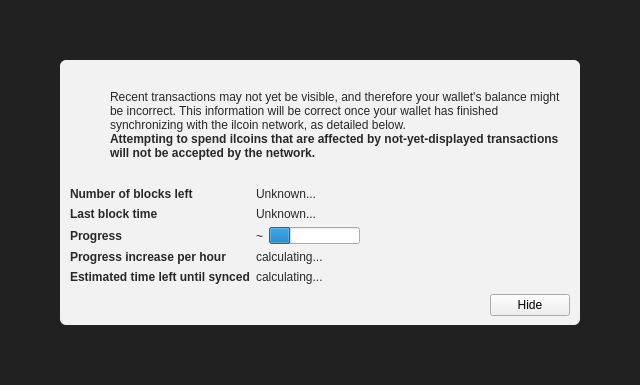
<?xml version="1.0" encoding="UTF-8"?>
<ui version="4.0">
 <class>ModalOverlay</class>
 <widget class="ModalOverlay" name="ModalOverlay">
  <property name="geometry">
   <rect>
    <x>0</x>
    <y>0</y>
    <width>640</width>
    <height>385</height>
   </rect>
  </property>
  <property name="windowTitle">
   <string>Form</string>
  </property>
  <layout class="QVBoxLayout" name="verticalLayout" stretch="0">
   <property name="sizeConstraint">
    <enum>QLayout::SetDefaultConstraint</enum>
   </property>
   <property name="leftMargin">
    <number>0</number>
   </property>
   <property name="topMargin">
    <number>0</number>
   </property>
   <property name="rightMargin">
    <number>0</number>
   </property>
   <property name="bottomMargin">
    <number>0</number>
   </property>
   <item>
    <widget class="QWidget" name="bgWidget" native="true">
     <property name="styleSheet">
      <string notr="true">#bgWidget { background: rgba(0,0,0,220); }</string>
     </property>
     <layout class="QVBoxLayout" name="verticalLayoutMain" stretch="1">
      <property name="leftMargin">
       <number>60</number>
      </property>
      <property name="topMargin">
       <number>60</number>
      </property>
      <property name="rightMargin">
       <number>60</number>
      </property>
      <property name="bottomMargin">
       <number>60</number>
      </property>
      <item>
       <widget class="QWidget" name="contentWidget" native="true">
        <property name="styleSheet">
         <string notr="true">#contentWidget { background: rgba(255,255,255,240); border-radius: 6px; }

QLabel { color: rgb(40,40,40);  }</string>
        </property>
        <layout class="QVBoxLayout" name="verticalLayoutSub" stretch="1,0,0,0">
         <property name="spacing">
          <number>0</number>
         </property>
         <property name="leftMargin">
          <number>10</number>
         </property>
         <property name="topMargin">
          <number>10</number>
         </property>
         <property name="rightMargin">
          <number>10</number>
         </property>
         <property name="bottomMargin">
          <number>10</number>
         </property>
         <item>
          <layout class="QHBoxLayout" name="horizontalLayoutIconText" stretch="0,1">
           <property name="topMargin">
            <number>20</number>
           </property>
           <item>
            <layout class="QVBoxLayout" name="verticalLayoutIcon">
             <property name="leftMargin">
              <number>0</number>
             </property>
             <item>
              <widget class="QPushButton" name="warningIcon">
               <property name="enabled">
                <bool>false</bool>
               </property>
               <property name="text">
                <string/>
               </property>
               <property name="icon">
                <iconset>
                 <normaloff>:/icons/warning</normaloff>
                 <disabledoff>:/icons/warning</disabledoff>:/icons/warning</iconset>
               </property>
               <property name="iconSize">
                <size>
                 <width>48</width>
                 <height>48</height>
                </size>
               </property>
               <property name="flat">
                <bool>true</bool>
               </property>
              </widget>
             </item>
             <item>
              <spacer name="verticalSpacerWarningIcon">
               <property name="orientation">
                <enum>Qt::Vertical</enum>
               </property>
               <property name="sizeHint" stdset="0">
                <size>
                 <width>20</width>
                 <height>40</height>
                </size>
               </property>
              </spacer>
             </item>
            </layout>
           </item>
           <item>
            <layout class="QVBoxLayout" name="verticalLayoutInfoText">
             <property name="leftMargin">
              <number>0</number>
             </property>
             <property name="topMargin">
              <number>0</number>
             </property>
             <item>
              <widget class="QLabel" name="infoText">
               <property name="text">
                <string>Recent transactions may not yet be visible, and therefore your wallet's balance might be incorrect. This information will be correct once your wallet has finished synchronizing with the ilcoin network, as detailed below.</string>
               </property>
               <property name="textFormat">
                <enum>Qt::RichText</enum>
               </property>
               <property name="wordWrap">
                <bool>true</bool>
               </property>
              </widget>
             </item>
             <item>
              <widget class="QLabel" name="infoTextStrong">
               <property name="font">
                <font>
                 <weight>75</weight>
                 <bold>true</bold>
                </font>
               </property>
               <property name="text">
                <string>Attempting to spend ilcoins that are affected by not-yet-displayed transactions will not be accepted by the network.</string>
               </property>
               <property name="textFormat">
                <enum>Qt::RichText</enum>
               </property>
               <property name="wordWrap">
                <bool>true</bool>
               </property>
              </widget>
             </item>
             <item>
              <spacer name="verticalSpacerInTextSpace">
               <property name="orientation">
                <enum>Qt::Vertical</enum>
               </property>
               <property name="sizeHint" stdset="0">
                <size>
                 <width>20</width>
                 <height>40</height>
                </size>
               </property>
              </spacer>
             </item>
            </layout>
           </item>
          </layout>
         </item>
         <item>
          <spacer name="verticalSpacerAfterText">
           <property name="orientation">
            <enum>Qt::Vertical</enum>
           </property>
           <property name="sizeHint" stdset="0">
            <size>
             <width>20</width>
             <height>40</height>
            </size>
           </property>
          </spacer>
         </item>
         <item>
          <layout class="QFormLayout" name="formLayout">
           <property name="fieldGrowthPolicy">
            <enum>QFormLayout::FieldsStayAtSizeHint</enum>
           </property>
           <property name="horizontalSpacing">
            <number>6</number>
           </property>
           <property name="verticalSpacing">
            <number>6</number>
           </property>
           <property name="topMargin">
            <number>10</number>
           </property>
           <item row="0" column="0">
            <widget class="QLabel" name="labelNumberOfBlocksLeft">
             <property name="font">
              <font>
               <weight>75</weight>
               <bold>true</bold>
              </font>
             </property>
             <property name="text">
              <string>Number of blocks left</string>
             </property>
            </widget>
           </item>
           <item row="0" column="1">
            <widget class="QLabel" name="numberOfBlocksLeft">
             <property name="text">
              <string>Unknown...</string>
             </property>
            </widget>
           </item>
           <item row="1" column="0">
            <widget class="QLabel" name="labelLastBlockTime">
             <property name="font">
              <font>
               <weight>75</weight>
               <bold>true</bold>
              </font>
             </property>
             <property name="text">
              <string>Last block time</string>
             </property>
            </widget>
           </item>
           <item row="1" column="1">
            <widget class="QLabel" name="newestBlockDate">
             <property name="sizePolicy">
              <sizepolicy hsizetype="Maximum" vsizetype="Preferred">
               <horstretch>0</horstretch>
               <verstretch>0</verstretch>
              </sizepolicy>
             </property>
             <property name="text">
              <string>Unknown...</string>
             </property>
            </widget>
           </item>
           <item row="2" column="0">
            <widget class="QLabel" name="labelSyncDone">
             <property name="font">
              <font>
               <weight>75</weight>
               <bold>true</bold>
              </font>
             </property>
             <property name="text">
              <string>Progress</string>
             </property>
            </widget>
           </item>
           <item row="2" column="1">
            <layout class="QHBoxLayout" name="horizontalLayoutSync" stretch="0,1">
             <item>
              <widget class="QLabel" name="percentageProgress">
               <property name="text">
                <string notr="true">~</string>
               </property>
              </widget>
             </item>
             <item>
              <widget class="QProgressBar" name="progressBar">
               <property name="value">
                <number>24</number>
               </property>
               <property name="format">
                <string/>
               </property>
              </widget>
             </item>
            </layout>
           </item>
           <item row="4" column="0">
            <widget class="QLabel" name="labelProgressIncrease">
             <property name="font">
              <font>
               <weight>75</weight>
               <bold>true</bold>
              </font>
             </property>
             <property name="text">
              <string>Progress increase per hour</string>
             </property>
            </widget>
           </item>
           <item row="4" column="1">
            <widget class="QLabel" name="progressIncreasePerH">
             <property name="text">
              <string>calculating...</string>
             </property>
            </widget>
           </item>
           <item row="5" column="0">
            <widget class="QLabel" name="labelEstimatedTimeLeft">
             <property name="font">
              <font>
               <weight>75</weight>
               <bold>true</bold>
              </font>
             </property>
             <property name="text">
              <string>Estimated time left until synced</string>
             </property>
            </widget>
           </item>
           <item row="5" column="1">
            <widget class="QLabel" name="expectedTimeLeft">
             <property name="text">
              <string>calculating...</string>
             </property>
            </widget>
           </item>
          </layout>
         </item>
         <item>
          <layout class="QHBoxLayout" name="horizontalLayoutButtons">
           <property name="leftMargin">
            <number>10</number>
           </property>
           <property name="topMargin">
            <number>10</number>
           </property>
           <item>
            <spacer name="horizontalSpacer">
             <property name="orientation">
              <enum>Qt::Horizontal</enum>
             </property>
             <property name="sizeHint" stdset="0">
              <size>
               <width>40</width>
               <height>20</height>
              </size>
             </property>
            </spacer>
           </item>
           <item>
            <widget class="QPushButton" name="closeButton">
             <property name="text">
              <string>Hide</string>
             </property>
            </widget>
           </item>
          </layout>
         </item>
        </layout>
       </widget>
      </item>
     </layout>
    </widget>
   </item>
  </layout>
 </widget>
 <customwidgets>
  <customwidget>
   <class>ModalOverlay</class>
   <extends>QWidget</extends>
   <header>modaloverlay.h</header>
   <container>1</container>
  </customwidget>
 </customwidgets>
 <resources/>
 <connections/>
</ui>
